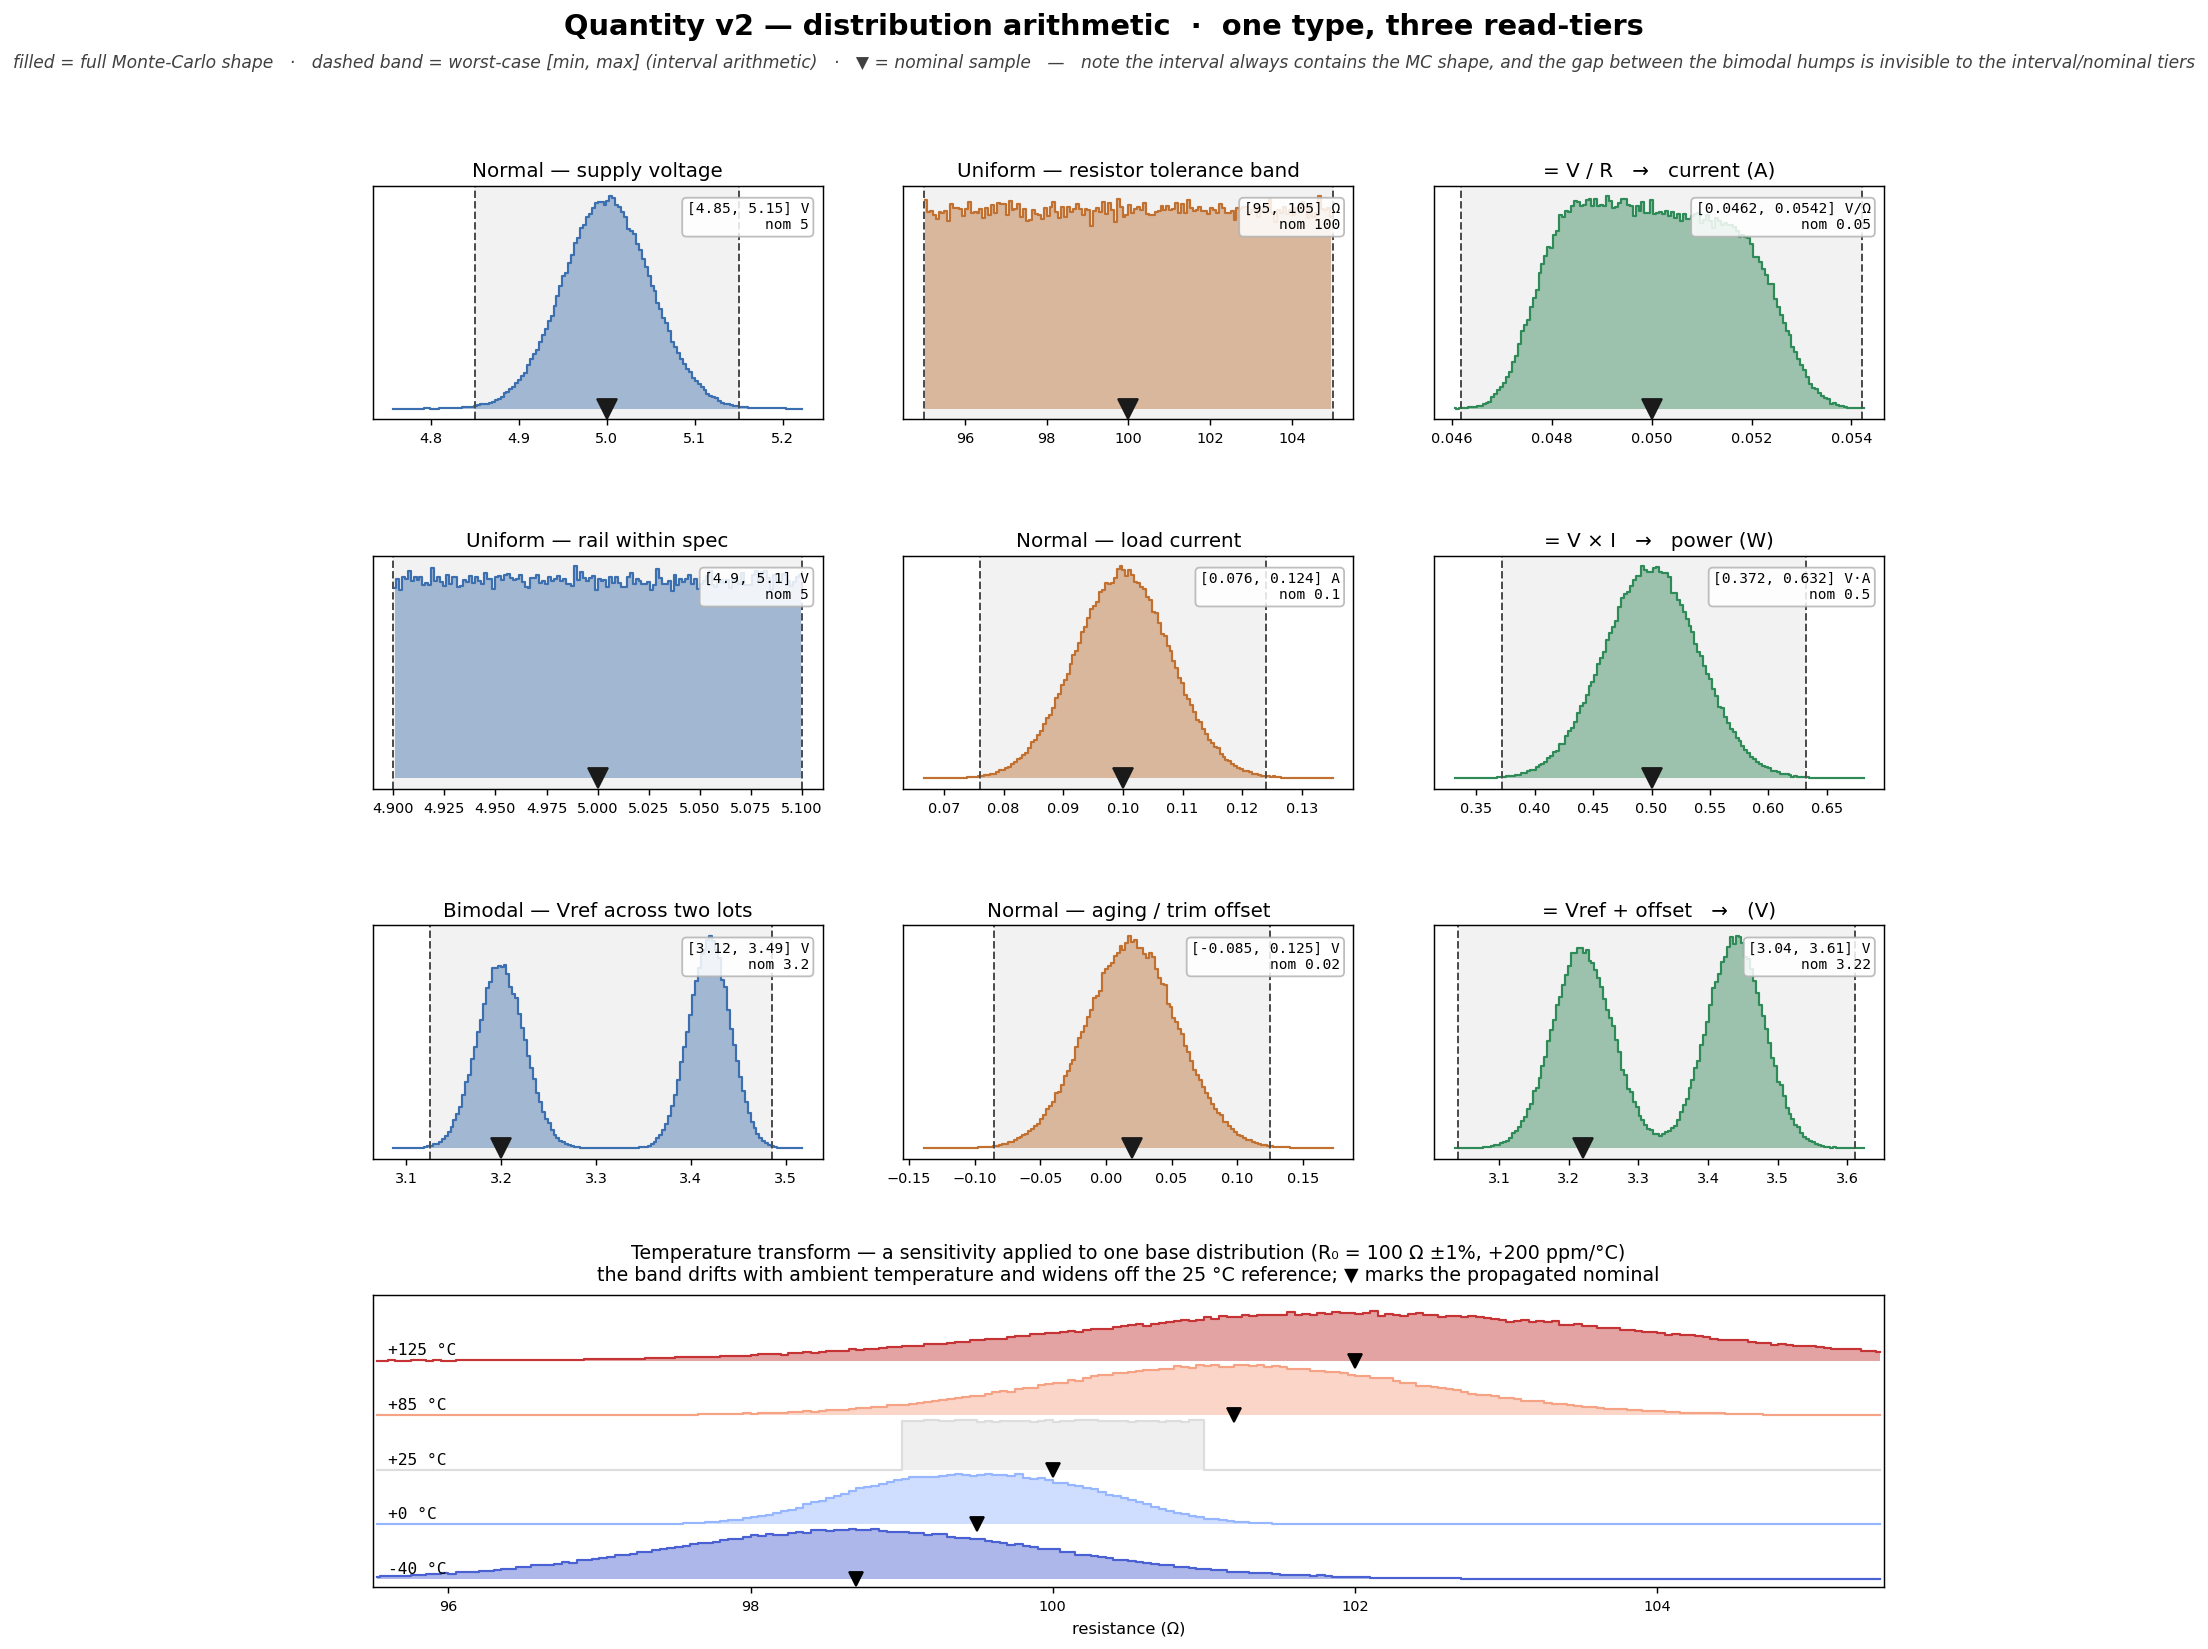

Recreate this plot in Python.
"""Distribution-arithmetic matrix for the Quantity *v2* model.

Companion to `quantity_v2_design.md`. Renders one figure
(`quantity_distributions_demo.png`): a matrix of Monte-Carlo plots showing
normal / uniform / bimodal mixing under arithmetic, plus a temperature-driven
transform. Every result panel overlays the v2 three read-tiers:

    filled histogram = full MC shape
    dashed band      = worst-case [min, max] (interval arithmetic on operands)
    ▼                = propagated nominal

The distribution model lives in `quantity_v2_proto.py` (the shared prototype
sandbox — NOT the framework package; Phase-1 gating keeps the framework on v1).

    poetry run python ../quantity_distributions_demo.py     # from framework dir
"""

from __future__ import annotations

import matplotlib.pyplot as plt
import numpy as np
from matplotlib.gridspec import GridSpec

import quantity_v2_proto as q
from quantity_v2_proto import bimodal, hist_fill, normal, plot_dist, uniform

C_A, C_B, C_R = "#3b6fb0", "#c2702f", "#2e8b57"   # operand A / operand B / result

fig = plt.figure(figsize=(15, 14))
gs = GridSpec(4, 3, figure=fig, hspace=0.55, wspace=0.18,
              height_ratios=[1, 1, 1, 1.25])

# Row 1 -- Ohm's law: Normal voltage ÷ Uniform resistance -> current
V = normal(5.00, 0.05, "V"); R = uniform(95.0, 105.0, "Ω")
plot_dist(fig.add_subplot(gs[0, 0]), V, C_A, "Normal — supply voltage")
plot_dist(fig.add_subplot(gs[0, 1]), R, C_B, "Uniform — resistor tolerance band")
plot_dist(fig.add_subplot(gs[0, 2]), V / R, C_R, "= V / R   →   current (A)")

# Row 2 -- Power: Uniform voltage × Normal current -> power
Vu = uniform(4.9, 5.1, "V"); In = normal(0.100, 0.008, "A")
plot_dist(fig.add_subplot(gs[1, 0]), Vu, C_A, "Uniform — rail within spec")
plot_dist(fig.add_subplot(gs[1, 1]), In, C_B, "Normal — load current")
plot_dist(fig.add_subplot(gs[1, 2]), Vu * In, C_R, "= V × I   →   power (W)")

# Row 3 -- Bimodal (two-lot Vref) + Normal aging/trim offset
Vref = bimodal(3.20, 0.025, 0.5, 3.42, 0.022, "V")
off = normal(0.020, 0.035, "V")
plot_dist(fig.add_subplot(gs[2, 0]), Vref, C_A, "Bimodal — Vref across two lots")
plot_dist(fig.add_subplot(gs[2, 1]), off, C_B, "Normal — aging / trim offset")
plot_dist(fig.add_subplot(gs[2, 2]), Vref + off, C_R, "= Vref + offset   →   (V)")

# Row 4 -- temperature transform (ridgeline): a sensitivity along `temperature`.
axT = fig.add_subplot(gs[3, :])
R0_tol = q._rng.uniform(99.0, 101.0, q.N)
alpha = 200e-6
temps = [-40, 0, 25, 85, 125]
cmap = plt.cm.coolwarm(np.linspace(0.05, 0.95, len(temps)))
for k, T in enumerate(temps):
    drift = 1.0 + alpha * (T - 25)
    char_noise = q._rng.normal(0.0, 0.00018 * abs(T - 25), q.N)
    rT = R0_tol * drift * (1.0 + char_noise)
    hist_fill(axT, rT, cmap[k], rng_=(95.5, 105.5), bins=200, base=k * 1.0, scale=0.92)
    axT.text(95.6, k * 1.0 + 0.1, f"{T:+d} °C", fontsize=9, ha="left",
             family="monospace")
    axT.plot([100.0 * drift], [k * 1.0], marker="v", ms=8, color="black",
             clip_on=False, zorder=5)
axT.set_title("Temperature transform — a sensitivity applied to one base "
              "distribution (R₀ = 100 Ω ±1%, +200 ppm/°C)\n"
              "the band drifts with ambient temperature and widens off the "
              "25 °C reference; ▼ marks the propagated nominal",
              fontsize=10.5, pad=8)
axT.set_xlabel("resistance (Ω)", fontsize=9)
axT.set_yticks([])
axT.set_xlim(95.5, 105.5)
axT.set_ylim(-0.15, len(temps) * 1.0 + 0.2)
axT.tick_params(labelsize=8)

fig.suptitle("Quantity v2 — distribution arithmetic  ·  one type, three read-tiers",
             fontsize=16, weight="bold", y=0.975)
fig.text(0.5, 0.945,
         "filled = full Monte-Carlo shape   ·   dashed band = worst-case "
         "[min, max] (interval arithmetic)   ·   ▼ = nominal sample   "
         "—   note the interval always contains the MC shape, and the gap "
         "between the bimodal humps is invisible to the interval/nominal tiers",
         fontsize=9.5, ha="center", style="italic", color="0.25")

out = "/Users/mike/code/HardwareDev/quantity_distributions_demo.png"
fig.savefig(out, dpi=130, bbox_inches="tight")
print(f"saved {out}")
plt.close(fig)
